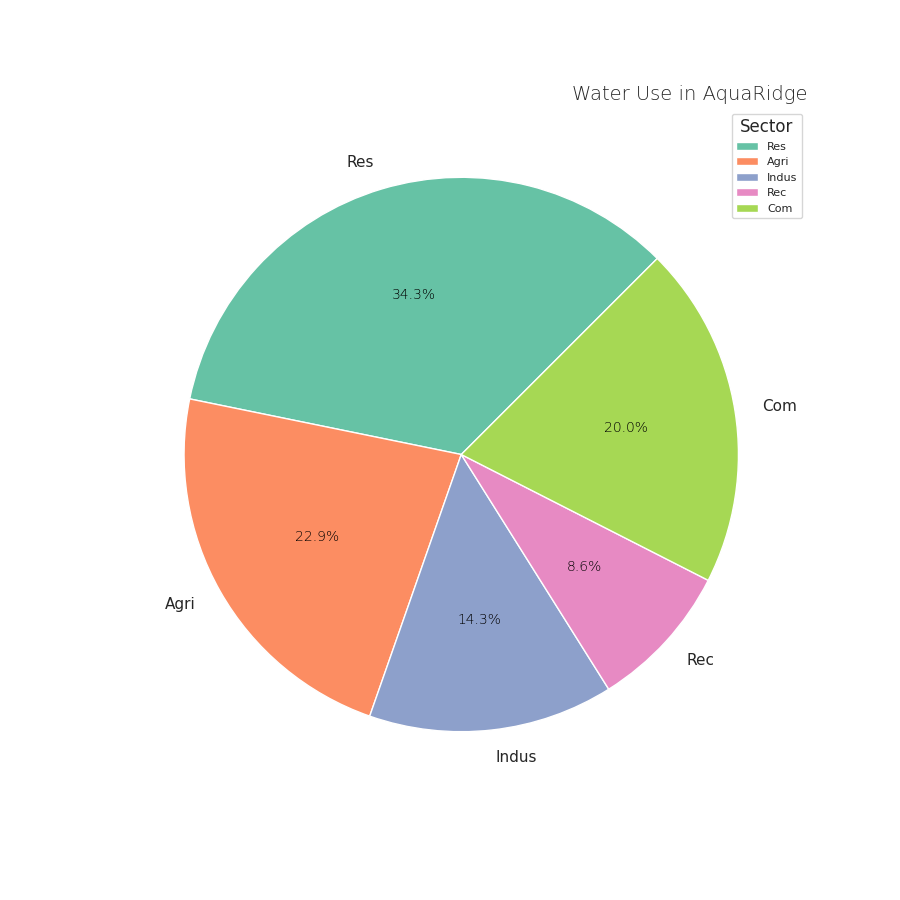

The Python source for this figure:
import matplotlib.pyplot as plt
import numpy as np

sectors = ['Res', 'Agri', 'Indus', 'Rec', 'Com']
water_usage = np.array([120, 80, 50, 30, 70])
colors = ['#66c2a5', '#fc8d62', '#8da0cb', '#e78ac3', '#a6d854']  # Different colors

fig, ax = plt.subplots(figsize=(9, 9))

wedges, texts, autotexts = ax.pie(
    water_usage,
    labels=sectors,
    autopct='%1.1f%%',
    colors=colors,  # Multi-colored wedges
    startangle=45  # Changed start angle for a different orientation
)

plt.setp(autotexts, size=10, color='black', weight='light')  # Changed text properties

ax.set_title("Water Use in AquaRidge", fontsize=14, fontweight='light', loc='right')  # Changed title alignment

# Removed set_axis call for equal aspect ratio, altering plot shape
ax.legend(wedges, sectors, title="Sector", loc="upper right", fontsize=8)  # Changed location and fontsize

# Added gridlines for emphasis
ax.grid(linewidth=0.5, linestyle='--', color='gray')

plt.show()
